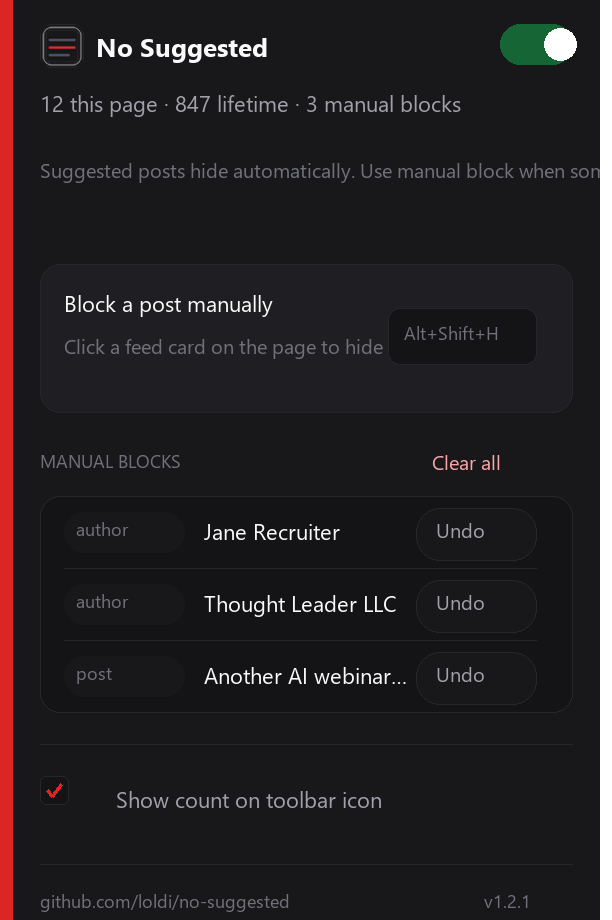
#> input picture docs/popup-screenshot.png, 612 x 920 px, given in place of icon32.png, which was not available
$ python make_readme_assets.py
#> lines starting #> are read from the running program, lines starting #| are printed output that depends on the picture; pictures that were not available may be replaced by others from this repository, and a replacement may not be noted
#!/usr/bin/env python3
"""Render docs/popup-screenshot.png for the README hero."""
from __future__ import annotations

from pathlib import Path

from PIL import Image, ImageDraw, ImageFont

ROOT = Path(__file__).resolve().parent.parent
OUT = ROOT / "docs" / "popup-screenshot.png"
ICON = ROOT / "icons" / "icon32.png"
SCALE = 2
W = 300 * SCALE

BG = (24, 24, 27)
RAISED = (31, 31, 35)
INSET = (20, 20, 22)
INK = (250, 250, 250)
MUTED = (161, 161, 170)
FAINT = (113, 113, 122)
BORDER = (39, 39, 42)
ACCENT = (220, 38, 38)
ON_TRACK = (22, 101, 52)


def font(size: int, bold: bool = False) -> ImageFont.FreeTypeFont:
    name = "segoeuib.ttf" if bold else "segoeui.ttf"
    path = Path("C:/Windows/Fonts") / name
    if not path.exists():
        path = Path("/System/Library/Fonts/Supplemental/Arial Bold.ttf" if bold else "/System/Library/Fonts/Supplemental/Arial.ttf")
    return ImageFont.truetype(str(path), size * SCALE)


def rounded_rect(draw: ImageDraw.ImageDraw, xy, radius: int, fill, outline=None) -> None:
    draw.rounded_rectangle(xy, radius=radius, fill=fill, outline=outline)


def draw_toggle(draw: ImageDraw.ImageDraw, x: int, y: int, on: bool = True) -> None:
    track = ON_TRACK if on else BORDER
    rounded_rect(draw, (x, y, x + 72, y + 40), 20, track)
    thumb_x = x + 44 if on else x + 4
    rounded_rect(draw, (thumb_x, y + 4, thumb_x + 32, y + 36), 16, (255, 255, 255))


def draw_checkbox(draw: ImageDraw.ImageDraw, x: int, y: int, checked: bool = True) -> None:
    rounded_rect(draw, (x, y, x + 28, y + 28), 6, INSET, outline=BORDER)
    if checked:
        draw.line((x + 7, y + 14, x + 12, y + 20), fill=ACCENT, width=3)
        draw.line((x + 12, y + 20, x + 21, y + 8), fill=ACCENT, width=3)


def main() -> int:
    OUT.parent.mkdir(exist_ok=True)
    f_title = font(13, bold=True)
    f_body = font(11)
    f_small = font(10)
    f_tiny = font(9)
    f_mono = font(9)

    h = 460 * SCALE
    img = Image.new("RGBA", (W + 6 * SCALE, h), (0, 0, 0, 0))
#> img: PIL image 612x920 RGBA; every value is 0
    panel = Image.new("RGBA", (W, h), BG)
    draw = ImageDraw.Draw(panel)

    # Accent stripe
    draw.rectangle((0, 0, 6 * SCALE, h), fill=ACCENT)

    pad = 14 * SCALE

    # Header row
    icon = Image.open(ICON).convert("RGBA").resize((22 * SCALE, 22 * SCALE), Image.LANCZOS)
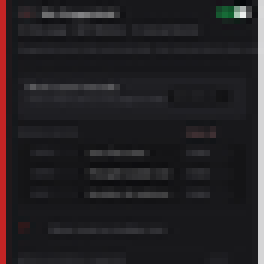
#> icon: PIL image 44x44 RGBA (shown 6 times larger); mean R, G, B, A 32.3, 28.7, 31.6, 250.1; transparent parts drawn white
    panel.paste(icon, (pad + 6 * SCALE, 12 * SCALE), icon)
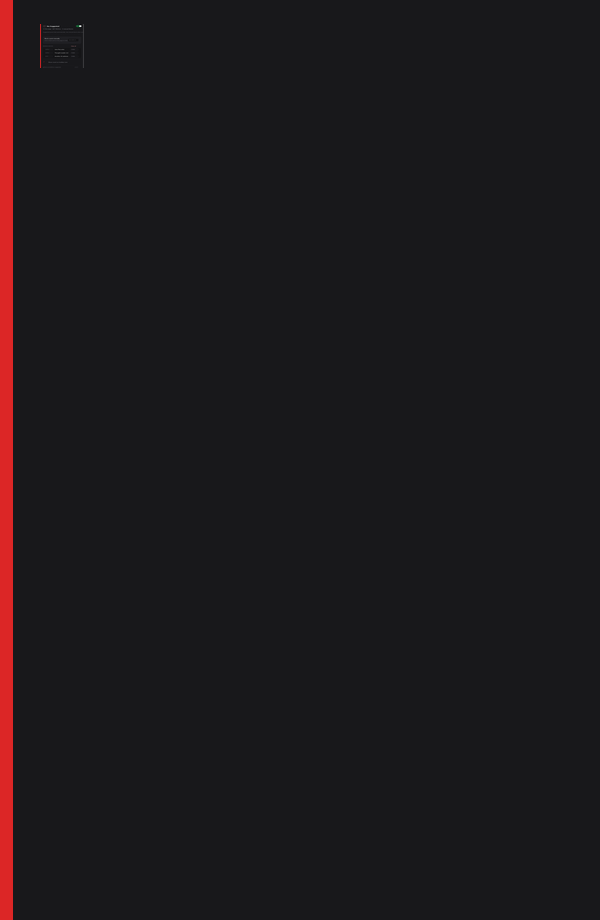
#> panel: PIL image 600x920 RGBA; mean R, G, B, A 28.3, 24.3, 27.3, 255; transparent parts drawn white
    draw.text((pad + 34 * SCALE, 14 * SCALE), "No Suggested", fill=INK, font=f_title)
    draw_toggle(draw, W - pad - 72, 12 * SCALE, on=True)

    stats = "12 this page · 847 lifetime · 3 manual blocks"
    draw.text((pad + 6 * SCALE, 44 * SCALE), stats, fill=MUTED, font=f_body)

    # Explainer + button
    y = 78 * SCALE
    explainer = (
        "Suggested posts hide automatically. Use manual block when something else "
        "slips through — you'll pick it directly on the feed."
    )
    draw.multiline_text((pad + 6 * SCALE, y), explainer, fill=FAINT, font=f_small, spacing=4)

    y = 132 * SCALE
    rounded_rect(draw, (pad + 6 * SCALE, y, W - pad, y + 74 * SCALE), 10 * SCALE, RAISED, outline=BORDER)
    draw.text((pad + 18 * SCALE, y + 12 * SCALE), "Block a post manually", fill=INK, font=f_body)
    draw.text(
        (pad + 18 * SCALE, y + 34 * SCALE),
        "Click a feed card on the page to hide it permanently",
        fill=FAINT,
        font=f_small,
    )
    rounded_rect(draw, (W - pad - 92 * SCALE, y + 22 * SCALE, W - pad - 18 * SCALE, y + 50 * SCALE), 6 * SCALE, INSET, outline=BORDER)
    draw.text((W - pad - 84 * SCALE, y + 28 * SCALE), "Alt+Shift+H", fill=FAINT, font=f_mono)

    # Manual blocks
    y = 224 * SCALE
    draw.text((pad + 6 * SCALE, y), "MANUAL BLOCKS", fill=FAINT, font=f_tiny)
    draw.text((W - pad - 70 * SCALE, y), "Clear all", fill=(252, 165, 165), font=f_small)

    y = 248 * SCALE
    rounded_rect(draw, (pad + 6 * SCALE, y, W - pad, y + 108 * SCALE), 10 * SCALE, INSET, outline=BORDER)
    rows = [
        ("author", "Jane Recruiter"),
        ("author", "Thought Leader LLC"),
        ("post", "Another AI webinar…"),
    ]
    row_h = 36 * SCALE
    for i, (kind, label) in enumerate(rows):
        ry = y + i * row_h + 8 * SCALE
        rounded_rect(draw, (pad + 18 * SCALE, ry, pad + 78 * SCALE, ry + 20 * SCALE), 10 * SCALE, BG)
        draw.text((pad + 24 * SCALE, ry + 2 * SCALE), kind, fill=FAINT, font=f_tiny)
        draw.text((pad + 88 * SCALE, ry + 2 * SCALE), label, fill=INK, font=f_body)
        rounded_rect(draw, (W - pad - 78 * SCALE, ry - 2 * SCALE, W - pad - 18 * SCALE, ry + 24 * SCALE), 12 * SCALE, BG, outline=BORDER)
        draw.text((W - pad - 68 * SCALE, ry + 2 * SCALE), "Undo", fill=MUTED, font=f_small)
        if i < len(rows) - 1:
            draw.line((pad + 18 * SCALE, y + (i + 1) * row_h, W - pad - 18 * SCALE, y + (i + 1) * row_h), fill=BORDER)

    # Settings + footer
    y = 372 * SCALE
    draw.line((pad + 6 * SCALE, y, W - pad, y), fill=BORDER)
    y += 16 * SCALE
    draw_checkbox(draw, pad + 6 * SCALE, y, checked=True)
    draw.text((pad + 44 * SCALE, y + 4 * SCALE), "Show count on toolbar icon", fill=MUTED, font=f_body)

    y += 44 * SCALE
    draw.line((pad + 6 * SCALE, y, W - pad, y), fill=BORDER)
    y += 12 * SCALE
    draw.text((pad + 6 * SCALE, y), "github.com/loldi/no-suggested", fill=FAINT, font=f_tiny)
    draw.text((W - pad - 44 * SCALE, y), "v1.2.1", fill=FAINT, font=f_tiny)

    img.paste(panel, (0, 0), panel)
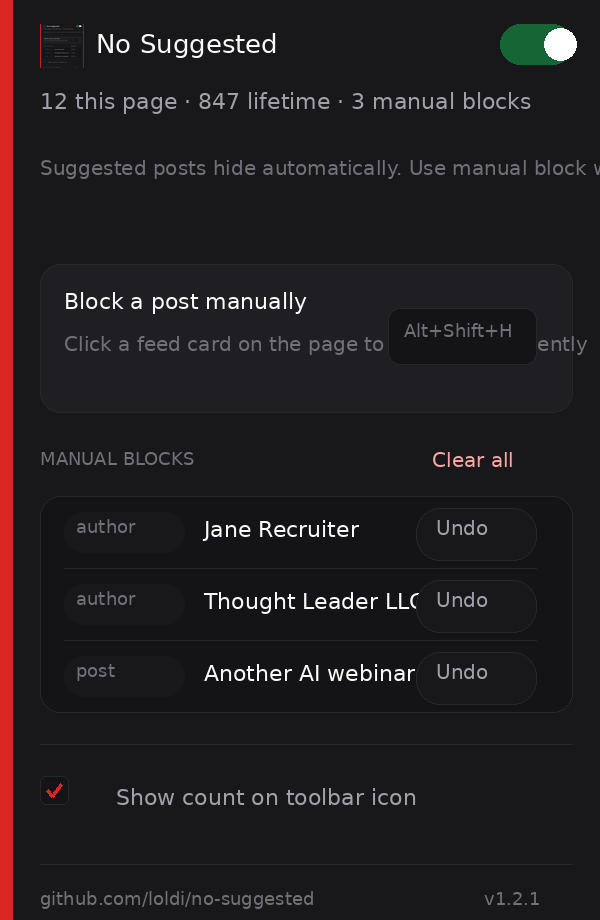
#> panel: PIL image 600x920 RGBA; mean R, G, B, A 33.3, 29.5, 32.3, 255; transparent parts drawn white
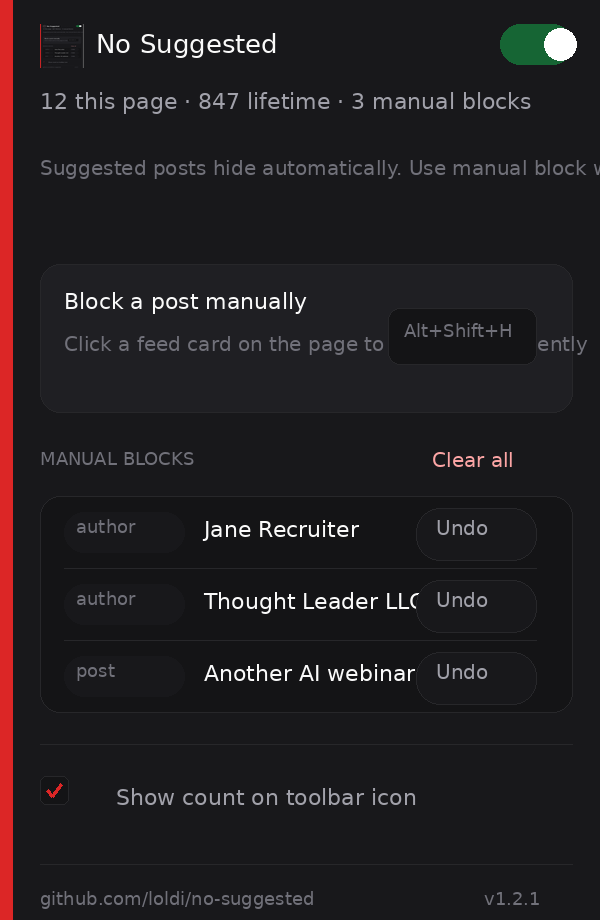
#> img: PIL image 612x920 RGBA; mean R, G, B, A 32.7, 29, 31.7, 250; transparent parts drawn white
    img.save(OUT, "PNG", optimize=True)
    print(f"wrote {OUT.relative_to(ROOT)} ({img.size[0]}x{img.size[1]})")
#| wrote docs/popup-screenshot.png (612x920)
    return 0


if __name__ == "__main__":
    raise SystemExit(main())
#> (the program exits here)
